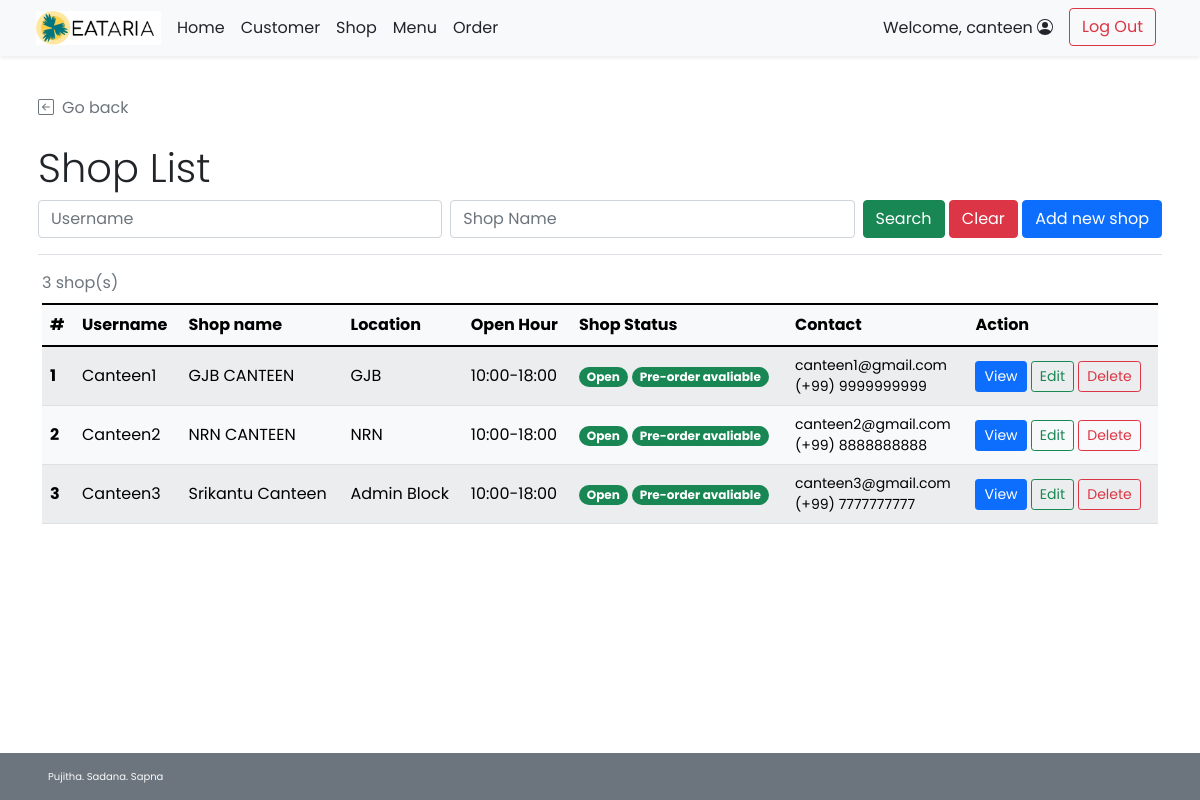
Before: /admin/admin_shop_list.php (signed in) with the older database file.
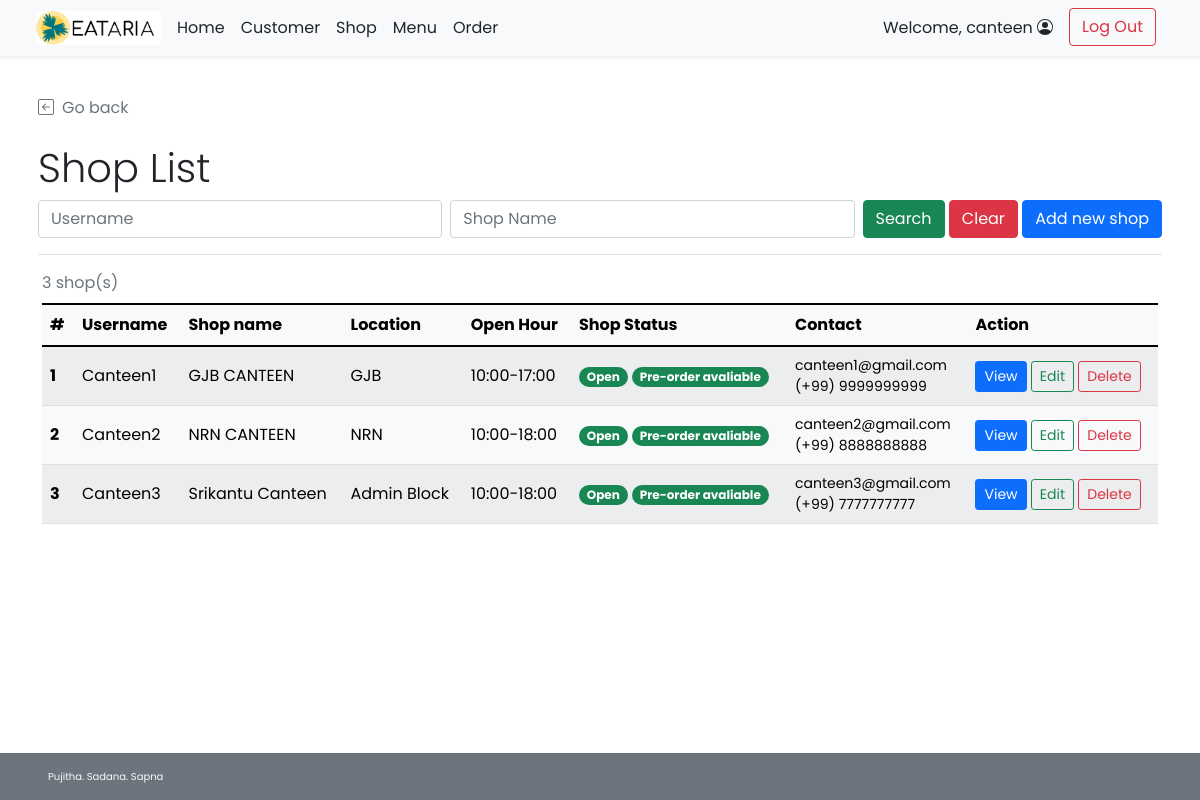
After: the same page with the newer database file.
### tables this page shows
CREATE TABLE `shop` (
  `s_id` int(11) NOT NULL,
  `s_username` varchar(45) NOT NULL,
  `s_pwd` varchar(45) NOT NULL,
  `s_name` varchar(45) NOT NULL,
  `s_location` varchar(100) NOT NULL,
  `s_openhour` time NOT NULL,
  `s_closehour` time NOT NULL,
  `s_status` tinyint(4) NOT NULL DEFAULT 1 COMMENT 'shop ready for taking orders or not(1 for open, 0 for close)\r\n',
  `s_preorderstatus` tinyint(4) NOT NULL DEFAULT 1 COMMENT 'shop is ready for preorder or not',
  `s_email` varchar(45) NOT NULL,
  `s_phoneno` varchar(10) NOT NULL,
  `s_pic` text DEFAULT NULL
);

### admin/admin_shop_list.php (the view, shortened to what the changed rows need)
<!DOCTYPE html>
<html lang="en" class="h-100">
<head>
    <?php
        include("../conn_db.php");
        include('../head.php');
    ?>
    <link href="../css/main.css" rel="stylesheet">
</head>
<body class="d-flex flex-column h-100">
    <div class="container p-2 pb-0" id="admin-dashboard">
        <div class="mt-4 border-bottom">
            <h2 class="pt-3 display-6">Shop List</h2>
        </div>
    </div>
    <div class="container pt-2" id="cust-table">
        <?php
            if(!isset($_GET["search"])){
                $search_query = "SELECT s_id,s_username,s_name,s_location,s_openhour,s_closehour,s_status,s_preorderstatus,s_email,s_phoneno FROM shop;";
            }else{
                $search_un=$_GET["un"];
                $search_sn=$_GET["sn"];
                $search_query = "SELECT s_id,s_username,s_name,s_location,s_openhour,s_closehour,s_status,s_preorderstatus,s_email,s_phoneno FROM shop
                WHERE s_username LIKE '%{$search_un}%' AND s_name LIKE '%{$search_sn}%';";
            }
            $search_result = $mysqli -> query($search_query);
            $search_numrow = $search_result -> num_rows;
            if($search_numrow == 0){
        ?>
        <div class="row">
            <div class="col mt-2 ms-2 p-2 bg-danger text-white rounded text-start">
                <svg xmlns="http://www.w3.org/2000/svg" width="16" height="16" fill="currentColor"
                    class="bi bi-x-circle ms-2" viewBox="0 0 16 16">
                    <path d="M8 15A7 7 0 1 1 8 1a7 7 0 0 1 0 14zm0 1A8 8 0 1 0 8 0a8 8 0 0 0 0 16z" />
                    <path
                        d="M4.646 4.646a.5.5 0 0 1 .708 0L8 7.293l2.646-2.647a.5.5 0 0 1 .708.708L8.707 8l2.647 2.646a.5.5 0 0 1-.708.708L8 8.707l-2.646 2.647a.5.5 0 0 1-.708-.708L7.293 8 4.646 5.354a.5.5 0 0 1 0-.708z" />
                </svg><span class="ms-2 mt-2">No shop found!</span>
                <a href="admin_shop_list.php" class="text-white">Clear Search Result</a>
            </div>
        </div>
        <?php } else{ ?>
        <div class="table-responsive">
        <table class="table rounded-5 table-light table-striped table-hover align-middle caption-top mb-5">
            <caption><?php echo $search_numrow;?> shop(s) <?php if(isset($_GET["search"])){?><br /><a
                    Result</a><?php } ?></caption>
            <thead class="bg-light">
                <tr>
                    <th scope="col">#</th>
                    <th scope="col">Username</th>
                    <th scope="col">Shop name</th>
                    <th scope="col">Location</th>
                    <th scope="col">Open Hour</th>
                    <th scope="col">Shop Status</th>
                    <th scope="col">Contact</th>
                    <th scope="col">Action</th>
                </tr>
            </thead>
            <tbody>
                <?php $i=1; while($row = $search_result -> fetch_array()){ ?>
                <tr>
                    <th><?php echo $i++;?></th>
                    <td><?php echo $row["s_username"];?></td>
                    <td><?php echo $row["s_name"];?></td>
                    <td class="text-wrap"><?php echo $row["s_location"];?></td>
                    <td>
                        <?php
                            $oh_arr = explode(":",$row["s_openhour"]);
                            $ch_arr = explode(":",$row["s_closehour"]);
                            $oh_hm = $oh_arr[0].":".$oh_arr[1];
                            $ch_hm = $ch_arr[0].":".$ch_arr[1];
                            echo $oh_hm."-".$ch_hm;
                        ?>
                    </td>
                    <td>
                        <?php
                            $now = date('H:i:s');
                            if((($now < $row["s_openhour"])||($now > $row["s_closehour"]))||($row["s_status"]==0)){
                        ?>
                        <span class="badge rounded-pill bg-danger">Closed</span>
                        <?php }else{ ?>
                        <span class="badge rounded-pill bg-success">Open</span>
                        <?php }
                            if($row["s_preorderstatus"]==1){
                        ?>
                        <span class="badge rounded-pill bg-success">Pre-order avaliable</span>
                        <?php }else{ ?>
                        <span class="badge rounded-pill bg-danger">Pre-order Unavaliable</span>
                        <?php } ?>
                    </td>
                    <td class="small"><?php echo $row["s_email"];?><br/><?php echo "(+99) ".$row["s_phoneno"];?></td>
                    <td>
                        <a href="admin_shop_detail.php?s_id=<?php echo $row["s_id"]?>"
                            class="btn btn-sm btn-primary">View</a>
                        <a href="admin_shop_edit.php?s_id=<?php echo $row["s_id"]?>"
                            class="btn btn-sm btn-outline-success">Edit</a>
                        <a href="admin_shop_delete.php?s_id=<?php echo $row["s_id"]?>"
                            class="btn btn-sm btn-outline-danger">Delete</a>
                    </td>
                </tr>
                <?php } ?>
            </tbody>
        </table>
        </div>
        <?php }
        ?>
    </div>
</body>
</html>

Changed rows visible on the page:
changed shop "Canteen1": s_closehour "18:00" → "17:00"
